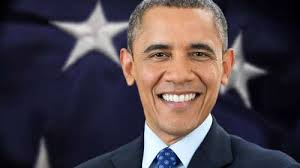
#> input picture obama.jpg, 300 x 168 px
$ python 'Face and eye detection.py'
#> lines starting #> are read from the running program, lines starting #| are printed output that depends on the picture; after the words box and inside, x2 and y2 are one past the last pixel; in counts of white or black regions, pixels touching at a corner belong together
import cv2               #Importing libraries
import numpy as np

# Defining classifiers for what to be detected
face_classifier = cv2.CascadeClassifier('C:/Users/Acer/AppData/Local/Programs/Python/Python37/Lib/site-packages/cv2/data/haarcascade_frontalface_default.xml')
eye_classifier = cv2.CascadeClassifier('C:/Users/Acer/AppData/Local/Programs/Python/Python37/Lib/site-packages/cv2/data/haarcascade_eye.xml')

# Image acquisition and grayscale conversion
image = cv2.imread('obama.jpg')
#> image is the input picture: shape (168, 300, 3); mean B, G, R 73.2, 66.1, 75.8
gray = cv2.cvtColor(image, cv2.COLOR_BGR2GRAY)
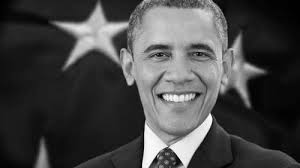
#> gray: shape (168, 300); min 0, max 254, mean 69.8

# Determining Face in the image
faces = face_classifier.detectMultiScale(gray, 1.3, 5)
#> faces = [[128, 14, 104, 104]]

if faces is ():
    print("no face found")

#  Enclosing face in a frame
for (x, y, w, h) in faces:
    cv2.rectangle(image, (x, y), (x+w, y+h), (127, 255, 0), 2)
    cv2.imshow('face', image)
    cv2.waitKey(0)
                                        # cropping the image and acquiring only face from image and grayscale conversion
    roi_gray = gray[y:y+h, x:x+w]
    roi_color = image[y:y+h, x:x+w]
                                                     # Determining eyes from the cropped image of face
    eyes = eye_classifier.detectMultiScale(roi_gray)


    for (ex, ey, ew, eh) in eyes:
        cv2.rectangle(roi_color , (ex, ey), (ex + ew, ey + eh), (255, 255, 0), 2)
        cv2.imshow('eyes', image)
        cv2.waitKey(0)
#> this loop made 1 pass
#> (x, y, w, h, eyes) on pass 1: (128, 14, 104, 104, [[58, 30, 23, 23], [13, 19, 40, 40], [50, 18, 40, 40]])
#> pass 1, `cv2.imshow('face', image)`:
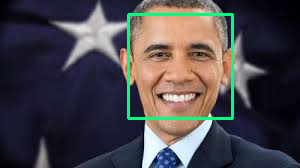
#> window 'face': shape (168, 300, 3); mean B, G, R 74, 69.9, 72.8
#> pass 1, `roi_gray = gray[y:y+h, x:x+w]`:
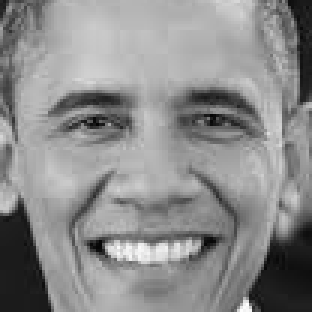
#> roi_gray: shape (104, 104) (shown 3 times larger); min 4, max 254, mean 139.6
#> pass 1, `roi_color = image[y:y+h, x:x+w]`:
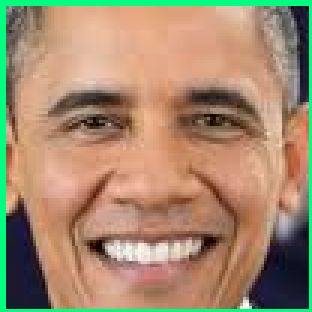
#> roi_color: shape (104, 104, 3) (shown 3 times larger); mean B, G, R 110.3, 138.1, 163.7
#> pass 1, `cv2.imshow('eyes', image)`:
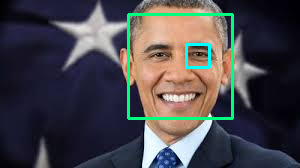
#> window 'eyes': shape (168, 300, 3); mean B, G, R 74.9, 70.6, 71.9
#> after the loop:
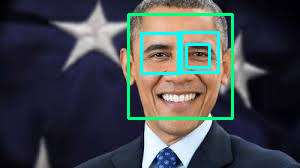
#> image: shape (168, 300, 3); 4.84% of pixels changed, all inside (x1, y1, x2, y2) = (127, 13, 234, 120)
#> after the loop:
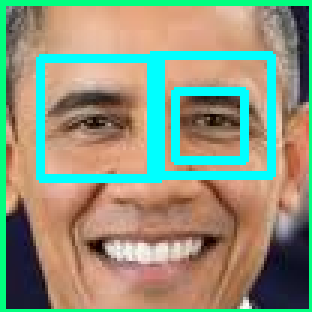
#> roi_color: shape (104, 104, 3) (shown 3 times larger); 11.06% of pixels changed, all inside (x1, y1, x2, y2) = (12, 17, 92, 61)
cv2.destroyAllWindows()
